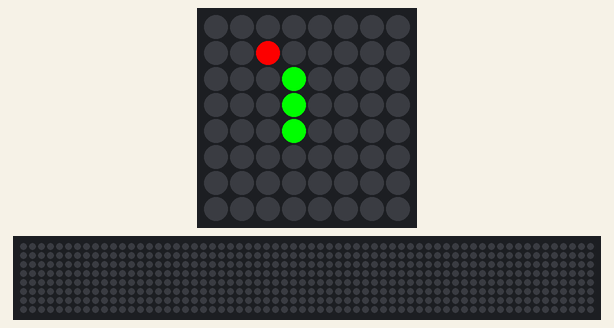
Simulated run of this program. Board: Raspberry Pi (BCM pin numbers) with a Sense HAT. Parts: the Sense HAT's 8×8 RGB LED matrix, a strip that is not on the board, showing the scrolling text unrolled. Random numbers come from a fixed seed; the 64×8 strip is a reading aid, not a part: it shows the text the matrix is scrolling, unrolled, one strip-width of it at a time. At 13.4 s the program stops and its outputs stay as they are.

Above: at 0.1 s.
At 0.6 s:
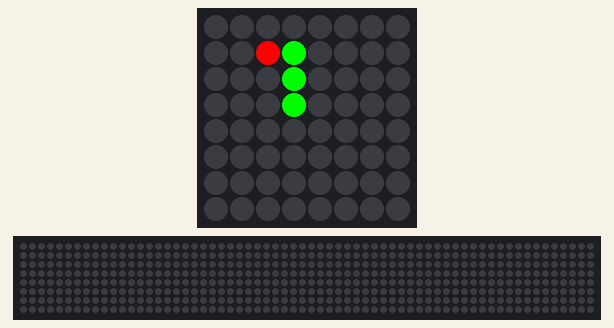
At 1.1 s:
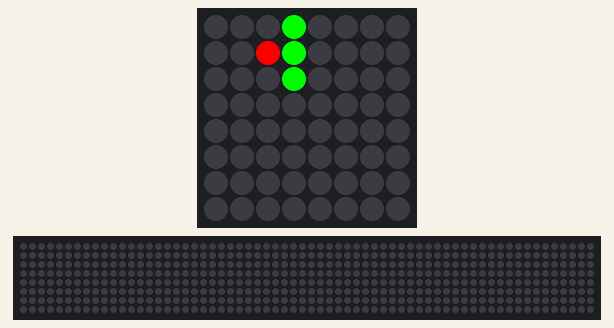
At 2.59 s:
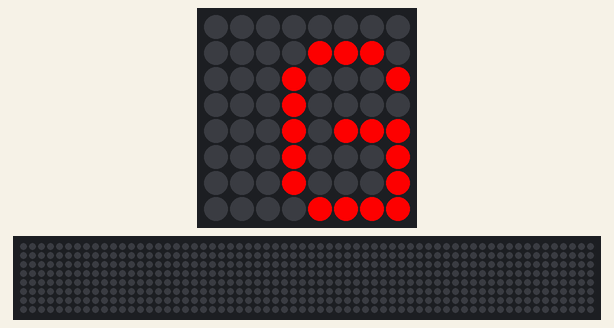
At 7.23 s:
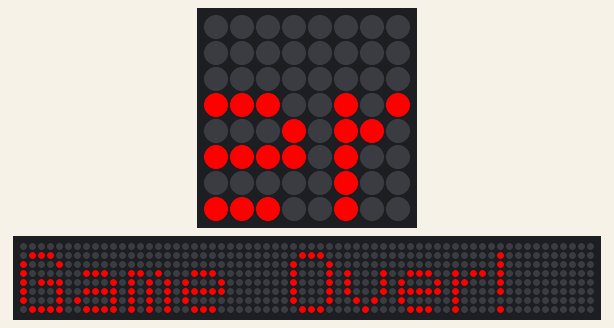
At 13.37 s:
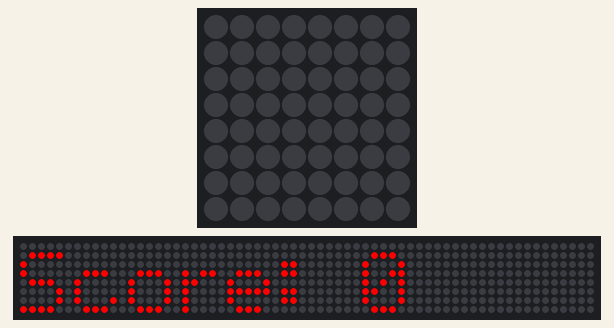

The program:

snake_game.py
```python
import time
import random
from sense_hat import SenseHat

class SnakeGame:
    def __init__(self):
        self.sense = SenseHat()
        self.sense.clear()
        self.snake = [(3, 3), (3, 4), (3, 5)]
        self.direction = (0, -1)  # Moving left initially
        self.food = self.place_food()
        self.score = 0
        self.game_over = False

    def place_food(self):
        while True:
            x = random.randint(0, 7)
            y = random.randint(0, 7)
            if (x, y) not in self.snake:
                return (x, y)

    def update_snake(self):
        head_x, head_y = self.snake[0]
        new_head = (head_x + self.direction[0], head_y + self.direction[1])

        if (new_head in self.snake or
                new_head[0] < 0 or new_head[0] > 7 or
                new_head[1] < 0 or new_head[1] > 7):
            self.game_over = True
            return

        self.snake.insert(0, new_head)

        if new_head == self.food:
            self.score += 1
            self.food = self.place_food()
        else:
            self.snake.pop()

    def draw(self):
        self.sense.clear()
        for segment in self.snake:
            self.sense.set_pixel(segment[0], segment[1], (0, 255, 0))  # Green for snake
        self.sense.set_pixel(self.food[0], self.food[1], (255, 0, 0))  # Red for food

    def change_direction(self, new_direction):
        if (new_direction[0] * -1, new_direction[1] * -1) != self.direction:
            self.direction = new_direction

    def run(self):
        while not self.game_over:
            self.update_snake()
            self.draw()
            time.sleep(0.5)

        self.sense.show_message("Game Over! Score: {}".format(self.score), text_colour=(255, 0, 0))

# Add this function to start the game
def start_snake_game(sense):
    game = SnakeGame()
    game.run()

def main():
    start_snake_game(SenseHat())

if __name__ == "__main__":
    main()
```

Measured:
- what the display in image 1 shows lasts 0.5 s, from 0.5 s to 1.0 s
- what the display in image 2 shows lasts 1.0 s, from 1.0 s to 2.0 s
